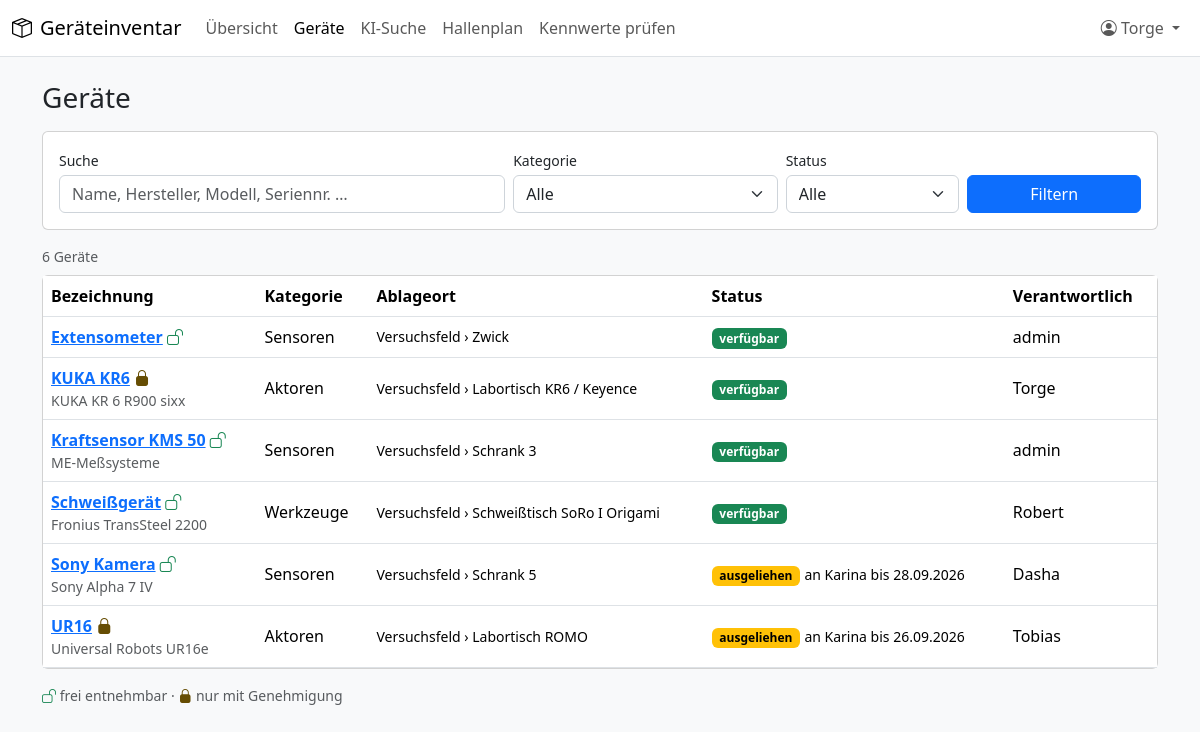
/geraete/ (signed in), run on the app's committed database.
### accounts/models.py (models this page shows, shortened)
class User(AbstractUser):
    email = models.EmailField("E-Mail", help_text="Für Anfragen, Entscheidungen und Erinnerungen.")
    phone = models.CharField("Telefon", max_length=50, blank=True)
    room = models.CharField("Raum", max_length=50, blank=True)
    class Meta:
        ordering = ["last_name", "first_name", "username"]
        verbose_name = "Benutzer/in"
        verbose_name_plural = "Benutzer/innen"
    @property
    def display_name(self):
        return self.get_full_name() or self.username
    @property
    def short_name(self):
        if self.first_name and self.last_name:
            return f"{self.first_name[0]}. {self.last_name}"
        return self.display_name

### inventory/models.py (models this page shows, shortened)
class Item(models.Model):
    class LoanPolicy(models.TextChoices):
        FREE = "free", "Frei entnehmbar"
        APPROVAL = "approval", "Nur mit Genehmigung"
    class Condition(models.TextChoices):
        OK = "ok", "Einsatzbereit"
        DEFECT = "defect", "Defekt"
        REPAIR = "repair", "In Reparatur / Kalibrierung"
        RETIRED = "retired", "Ausgemustert"
    name = models.CharField("Bezeichnung", max_length=200)
    category = models.ForeignKey(
        Category, verbose_name="Kategorie", on_delete=models.PROTECT, related_name="items"
    )
    manufacturer = models.CharField("Hersteller", max_length=100, blank=True)
    model_number = models.CharField("Modell / Typ", max_length=100, blank=True)
    serial_number = models.CharField("Seriennummer", max_length=100, blank=True)
    inventory_number = models.CharField(
        "Inventarnummer", max_length=50, blank=True, help_text="Offizielle Inventarnummer, falls vorhanden."
    )
    description = models.TextField("Beschreibung", blank=True)
    location = models.ForeignKey(
        Location, verbose_name="Ablageort", on_delete=models.PROTECT, related_name="items"
    )
    location_note = models.CharField(
        "Ablagehinweis", max_length=200, blank=True, help_text="z. B. „oberstes Fach, blaue Kiste“"
    )
    responsible = models.ForeignKey(
        settings.AUTH_USER_MODEL,
        verbose_name="Verantwortlich",
        on_delete=models.PROTECT,
        related_name="responsible_items",
    )
    loan_policy = models.CharField(
        "Ausleihregel",
        max_length=20,
        choices=LoanPolicy.choices,
        default=LoanPolicy.FREE,
        help_text="„Nur mit Genehmigung“: Andere müssen die Ausleihe anfragen und Sie entscheiden.",
    )
    condition = models.CharField("Zustand", max_length=20, choices=Condition.choices, default=Condition.OK)
    created_by = models.ForeignKey(
        settings.AUTH_USER_MODEL,
        verbose_name="Angelegt von",
        null=True,
        blank=True,
        on_delete=models.SET_NULL,
        related_name="+",
    )
    created_at = models.DateTimeField("Angelegt am", auto_now_add=True)
    updated_at = models.DateTimeField("Geändert am", auto_now=True)
    objects = ItemQuerySet.as_manager()
    class Meta:
        ordering = ["name", "pk"]
        verbose_name = "Gerät"
        verbose_name_plural = "Geräte"
        constraints = [
            models.UniqueConstraint(
                fields=["inventory_number"],
                condition=~Q(inventory_number=""),
                name="unique_inventory_number",
                violation_error_message="Diese Inventarnummer ist bereits vergeben.",
            )
        ]
    def get_absolute_url(self):
        return reverse("inventory:item_detail", args=[self.pk])
    @cached_property
    def current_booking(self):
        if hasattr(self, "active_bookings"):
            return self.active_bookings[0] if self.active_bookings else None
        from loans.models import Booking
        return self.bookings.filter(status=Booking.Status.ACTIVE).select_related("borrower").first()

class TreeNode(models.Model):
    SEPARATOR = " › "
    name = models.CharField("Name", max_length=100)
    parent = models.ForeignKey(
        "self",
        verbose_name="Übergeordnet",
        null=True,
        blank=True,
        on_delete=models.PROTECT,
        related_name="children",
    )
    path = models.CharField("Pfad", max_length=500, unique=True, editable=False)
    class Meta:
        abstract = True
        ordering = ["path"]
    def __str__(self):
        return self.path or self.name

class Category(TreeNode):
    class Meta(TreeNode.Meta):
        verbose_name = "Kategorie"
        verbose_name_plural = "Kategorien"

class Location(TreeNode):
    description = models.CharField("Beschreibung", max_length=255, blank=True)
    class Meta(TreeNode.Meta):
        verbose_name = "Ort"
        verbose_name_plural = "Orte"

### loans/models.py (models this page shows, shortened)
class Booking(models.Model):
    class Status(models.TextChoices):
        REQUESTED = "requested", "Angefragt"
        RESERVED = "reserved", "Reserviert"
        ACTIVE = "active", "Ausgeliehen"
        RETURNED = "returned", "Zurückgegeben"
        REJECTED = "rejected", "Abgelehnt"
        CANCELLED = "cancelled", "Storniert"
        EXPIRED = "expired", "Verfallen"
    BLOCKING = (Status.RESERVED, Status.ACTIVE)
    OPEN = (Status.REQUESTED, Status.RESERVED, Status.ACTIVE)
    item = models.ForeignKey(
        "inventory.Item", verbose_name="Gerät", on_delete=models.PROTECT, related_name="bookings"
    )
    borrower = models.ForeignKey(
        settings.AUTH_USER_MODEL,
        verbose_name="Ausleiher/in",
        on_delete=models.PROTECT,
        related_name="bookings",
    )
    created_by = models.ForeignKey(
        settings.AUTH_USER_MODEL,
        verbose_name="Eingetragen von",
        null=True,
        blank=True,
        on_delete=models.SET_NULL,
        related_name="+",
    )
    start_date = models.DateField("Von")
    end_date = models.DateField("Bis (voraussichtliche Rückgabe)")
    status = models.CharField("Status", max_length=20, choices=Status.choices, db_index=True)
    purpose = models.CharField("Zweck / Projekt", max_length=200, blank=True)
    usage_location = models.CharField("Einsatzort", max_length=200, blank=True)
    request_message = models.TextField("Nachricht an Verantwortliche/n", blank=True)
    decision_comment = models.TextField("Kommentar zur Entscheidung", blank=True)
    decided_by = models.ForeignKey(
        settings.AUTH_USER_MODEL,
        verbose_name="Entschieden von",
        null=True,
        blank=True,
        on_delete=models.SET_NULL,
        related_name="+",
    )
    decided_at = models.DateTimeField("Entschieden am", null=True, blank=True)
    requested_end_date = models.DateField("Beantragtes neues Enddatum", null=True, blank=True)
    checked_out_at = models.DateTimeField("Entnommen am", null=True, blank=True)
    returned_at = models.DateTimeField("Zurückgegeben am", null=True, blank=True)
    returned_by = models.ForeignKey(
        settings.AUTH_USER_MODEL,
        verbose_name="Rückgabe gebucht von",
        null=True,
        blank=True,
        on_delete=models.SET_NULL,
        related_name="+",
    )
    return_note = models.TextField("Rückgabenotiz", blank=True)
    created_at = models.DateTimeField("Erstellt am", auto_now_add=True)
    updated_at = models.DateTimeField("Geändert am", auto_now=True)
    class Meta:
        ordering = ["start_date", "pk"]
        verbose_name = "Buchung"
        verbose_name_plural = "Buchungen"
        constraints = [
            models.CheckConstraint(
                condition=Q(end_date__gte=F("start_date")), name="booking_end_not_before_start"
            )
        ]
        indexes = [models.Index(fields=["item", "status", "start_date", "end_date"])]

### inventory/views.py (the view, shortened to what this page needs)
# urls.py: path("", views.item_list, name="item_list"),
def item_list(request):
    items = Item.objects.with_status()
    query = request.GET.get("q", "").strip()
    category = Category.objects.filter(pk=request.GET.get("kategorie") or None).first()
    if category:
        items = items.filter(category.subtree_q("category"))
    active = Booking.objects.filter(item=OuterRef("pk"), status=Status.ACTIVE)
    availability = request.GET.get("status", "")
    if availability == "verfuegbar":
        items = items.filter(~Exists(active), condition=Item.Condition.OK)
    elif availability == "ausgeliehen":
        items = items.filter(Exists(active))
    if request.GET.get("meine"):
        items = items.filter(responsible=request.user)
    items = items.exclude(condition=Item.Condition.RETIRED)
    page = Paginator(items, 25).get_page(request.GET.get("page"))
    return render(
        request,
        "inventory/item_list.html",
        {"page": page, "query": query, "categories": Category.objects.all(), "category": category},
    )

### templates/inventory/item_list.html (shortened to what this page needs)
{% extends "base.html" %}
{% load inventory_tags %}
{% block content %}
<h1 class="h3 mb-3">Geräte</h1>
<form method="get" class="card card-body mb-3">
  <div class="row g-2 align-items-end">
    <div class="col-md-5">
      <label class="form-label small mb-1" for="q">Suche</label>
      <input type="search" class="form-control" id="q" name="q" value="{{ query }}" placeholder="Name, Hersteller, Modell, Seriennr. …">
    </div>
    <div class="col-6 col-md-3">
      <label class="form-label small mb-1" for="kategorie">Kategorie</label>
      <select class="form-select" id="kategorie" name="kategorie">
        <option value="">Alle</option>
      </select>
    </div>
    <div class="col-6 col-md-2">
      <label class="form-label small mb-1" for="status">Status</label>
      <select class="form-select" id="status" name="status">
        <option value="">Alle</option>
      </select>
    </div>
    <div class="col-md-2 d-flex gap-2">
      <button class="btn btn-primary flex-grow-1">Filtern</button>
    </div>
  </div>
</form>
<div class="small text-body-secondary mb-2">{{ page.paginator.count }} Gerät{{ page.paginator.count|pluralize:"e" }}</div>
<div class="card">
  <div class="table-responsive">
    <table class="table table-hover align-middle mb-0">
      <thead><tr>
        <th>Bezeichnung</th>
        <th class="d-none d-md-table-cell">Kategorie</th>
        <th class="d-none d-lg-table-cell">Ablageort</th>
        <th>Status</th>
        <th class="d-none d-md-table-cell">Verantwortlich</th>
      </tr></thead>
      <tbody>
        {% for item in page %}
          <tr>
            <td>
              <a class="fw-semibold" href="{{ item.get_absolute_url }}">{{ item.name }}</a> {% policy_icon item %}
              <div class="small text-body-secondary">{{ item.manufacturer }} {{ item.model_number }}</div>
            </td>
            <td class="d-none d-md-table-cell">{{ item.category }}</td>
            <td class="d-none d-lg-table-cell small">{{ item.location }}</td>
            <td>{% item_status item %}</td>
            <td class="d-none d-md-table-cell">{{ item.responsible.short_name }}</td>
          </tr>
        {% empty %}
          <tr><td colspan="5" class="text-center text-body-secondary py-4">Keine Geräte gefunden.</td></tr>
        {% endfor %}
      </tbody>
    </table>
  </div>
</div>
<p class="small text-body-secondary mt-3"><i class="bi bi-unlock text-success"></i> frei entnehmbar · <i class="bi bi-lock-fill text-warning-emphasis"></i> nur mit Genehmigung</p>
{% endblock %}

### templates/base.html (shortened to what this page needs)
{% load static %}<!doctype html>
<html lang="de">
<head>
  <link rel="stylesheet" href="{% static 'vendor/bootstrap/bootstrap.min.css' %}">
  <link rel="stylesheet" href="{% static 'vendor/bootstrap-icons/bootstrap-icons.min.css' %}">
  <link rel="stylesheet" href="{% static 'css/app.css' %}">
</head>
<body class="bg-body-tertiary" hx-headers='{"X-CSRFToken": "{{ csrf_token }}"}'>
  {% if user.is_authenticated %}
  {% with url_name=request.resolver_match.url_name namespace=request.resolver_match.namespace %}
  <nav class="navbar navbar-expand-lg bg-body border-bottom">
    <div class="container-fluid">
      <a class="navbar-brand d-flex align-items-center gap-2" href="{% url 'dashboard' %}">
        <i class="bi bi-box-seam"></i> {{ site_name }}
      </a>
      <div class="collapse navbar-collapse" id="main-nav">
        <ul class="navbar-nav me-auto">
          <li class="nav-item">
            <a class="nav-link {% if url_name == 'dashboard' %}active{% endif %}" href="{% url 'dashboard' %}">Übersicht
              {% if pending_approvals_count %}<span class="badge rounded-pill text-bg-warning" title="Offene Anfragen an dich">{{ pending_approvals_count }}</span>{% endif %}</a>
          </li>
          <li class="nav-item">
            <a class="nav-link {% if namespace == 'inventory' or namespace == 'loans' %}active{% endif %}" href="{% url 'inventory:item_list' %}">Geräte</a>
          </li>
          <li class="nav-item">
            <a class="nav-link {% if namespace == 'assistant_search' and url_name == 'chat' %}active{% endif %}" href="{% url 'assistant_search:chat' %}">KI-Suche</a>
          </li>
          <li class="nav-item">
            <a class="nav-link {% if namespace == 'floorplan' %}active{% endif %}" href="{% url 'floorplan:list' %}">Hallenplan</a>
          </li>
          <li class="nav-item">
            <a class="nav-link {% if namespace == 'assistant_search' and url_name != 'chat' %}active{% endif %}" href="{% url 'assistant_search:proposals' %}">Kennwerte prüfen</a>
          </li>
        </ul>
        <ul class="navbar-nav">
          <li class="nav-item dropdown">
            <a class="nav-link dropdown-toggle" href="#" role="button" data-bs-toggle="dropdown" aria-expanded="false">
              <i class="bi bi-person-circle"></i> {{ user.display_name }}
            </a>
          </li>
        </ul>
      </div>
    </div>
  </nav>
  {% endwith %}
  {% endif %}
  <main class="{% block container %}container{% endblock %} py-4">
    {% block content %}{% endblock %}
  </main>
</body>
</html>

### templates/inventory/partials/policy_icon.html
{% if approval %}<i class="bi bi-lock-fill text-warning-emphasis" title="Nur mit Genehmigung"></i>{% else %}<i class="bi bi-unlock text-success" title="Frei entnehmbar"></i>{% endif %}

### templates/inventory/partials/item_status.html
{% if state == "condition" %}<span class="badge text-bg-secondary">{{ item.get_condition_display }}</span>
{% elif state == "overdue" %}<span class="badge text-bg-danger"><i class="bi bi-exclamation-triangle"></i> überfällig</span>{% if detailed %} <span class="small">bei {{ booking.borrower.short_name }} (seit {{ booking.end_date|date:"d.m." }})</span>{% endif %}
{% elif state == "lent" %}<span class="badge text-bg-warning">ausgeliehen</span>{% if detailed %} <span class="small">an {{ booking.borrower.short_name }} bis {{ booking.end_date|date:"d.m.Y" }}</span>{% endif %}
{% else %}<span class="badge text-bg-success">verfügbar</span>{% endif %}

### data on the page
User: display_name "Torge"
Item: name "Extensometer", category "Sensoren", location "Versuchsfeld › Zwick", shows "verfügbar", responsible.short_name "admin"
Item: name "KUKA KR6", manufacturer "KUKA", model_number "KR 6 R900 sixx", category "Aktoren", location "Versuchsfeld › Labortisch KR6 / Keyence", shows "verfügbar", responsible.short_name "Torge"
Item: name "Kraftsensor KMS 50", manufacturer "ME-Meßsysteme", category "Sensoren", location "Versuchsfeld › Schrank 3", shows "verfügbar", responsible.short_name "admin"
Item: name "Schweißgerät", manufacturer "Fronius", model_number "TransSteel 2200", category "Werkzeuge", location "Versuchsfeld › Schweißtisch SoRo I Origami", shows "verfügbar", responsible.short_name "Robert"
Item: name "Sony Kamera", manufacturer "Sony", model_number "Alpha 7 IV", category "Sensoren", location "Versuchsfeld › Schrank 5", responsible.short_name "Dasha"
Booking: borrower.short_name "Karina", end_date "28.09.2026"
Item: name "UR16", manufacturer "Universal Robots", model_number "UR16e", category "Aktoren", location "Versuchsfeld › Labortisch ROMO", responsible.short_name "Tobias"
Booking: borrower.short_name "Karina", end_date "26.09.2026"

### other printed values
{{ site_name }} "Geräteinventar"
{{ page.paginator.count }} "6"
